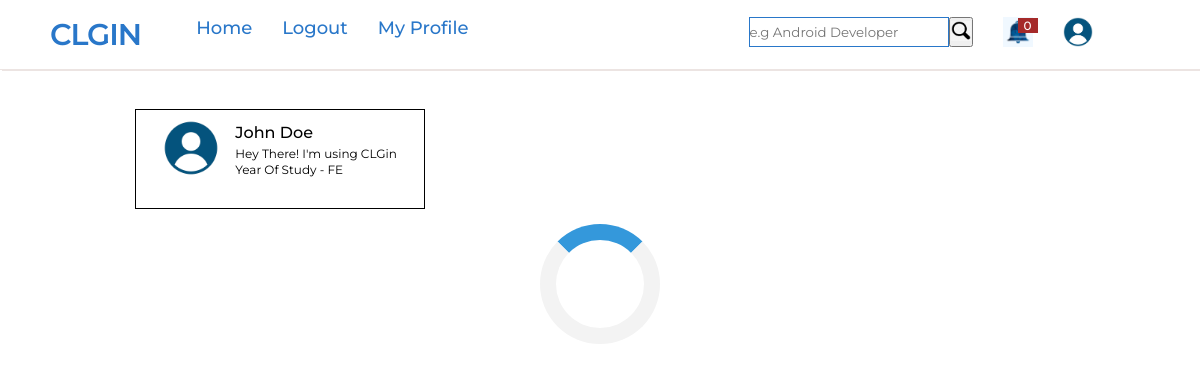
/?page=3 (signed in), run on the app's committed database.
### website/models.py (models this page shows, shortened)
class Profile(models.Model):
    objects = RandomManager()
    sno = models.IntegerField(primary_key=True)
    profile_pic = models.ImageField(default="profile-logo.png")
    slug = models.SlugField(max_length = 250, null = True, blank = True)
    name = models.CharField(max_length=255,blank=False)
    user = models.ForeignKey(User,on_delete=models.CASCADE)
    desc = models.TextField(default="Hey There! I'm using CLGin")
    linkedin = models.URLField(max_length=200,blank=True)
    fb = models.URLField(max_length=200,blank=True)
    ig = models.URLField(max_length=200,blank=True)
    phone = models.IntegerField(max_length=13,blank=True,null=True,default=9999999999)
    is_phone = models.BooleanField(blank=True,default=0)
    year = models.CharField(max_length=10,default="FE")

### website/views.py (the view)
# urls.py: path('',views.index,name='index'),
def index(request):
    if request.user.is_authenticated:
        context = {}
        profile = Profile.objects.all()
        works = work.objects.all()
        page = request.GET.get('page', 1)
        paginator = Paginator(profile, 1)
        notifications = Notification.objects.filter(user=request.user)
        notiall = Notification.objects.all()
        curr_user_profile = Profile.objects.get(user=request.user)
        count = 0
        for n in notifications:
            count+=1
        try:
            profile = paginator.page(page)
        except PageNotAnInteger:
            profile = paginator.page(1)
        except EmptyPage:
            profile = paginator.page(paginator.num_pages)
        context['profile'] = profile
        context['count'] = count
        context['notifications'] = notifications
        context['curr_user_profile'] = curr_user_profile
        return render(request, 'index.html', context)
    else:
        return render(request,'home.html')

### template/index.html (shortened to what this page needs)
{%  extends "base.html" %}
{% load static %}
{% block content %}
<link rel="stylesheet" href="{% static 'assets/css/home.css' %}">
<div class="content ">
<div class="left infinite-container">
    {% for p in profile %}
    <div class="infinite-item">
    <a href="{% url 'profile' p.user.username %}" >
    <div class="profile-one ">
        {% if p.profile_pic %}
        <div class="profile-one-image"><img src="{{p.profile_pic.url}}" alt=""></div>
        {% endif %}
        <div>
        <div class="profile-one-name">{{p.name}}</div>
        <div class="profile-one-bio">{{p.desc}}</div>
        <div class="profile-one-bio">Year Of Study - {{p.year}}</div>
        </div>
    </div>
    </a>
    </div>
    {% endfor %}
</div>
  <div class="loader" style="display: none;">
  </div>
</div>
{% endblock %}

### static/assets/css/nav.css (style rules this page uses)
* { margin: 0; padding: 0; outline: none; box-sizing: border-box; font-family: 'Montserrat', sans-serif; }
body { background: #fff; }
.content { align-items: center; display: flexbox; width:80%; margin:2% 10% 0% 10%; }

### static/assets/css/home.css (style rules this page uses)
.left { display: grid; grid-template-columns: 1fr 1fr 1fr; }
.profile-one { border:1px solid #000; min-height:100px; margin:15px; display:grid; grid-template-columns: 1fr 2fr; padding:10px; line-height: 1.6rem; }
.profile-one-image { text-align: center; }
.profile-one-image img { border-radius: 50%; width:56px; height:56px; }
.profile-one-name { font-weight: 500; }
.profile-one-bio { line-height: 1rem; font-size: 12px; }
.content a { text-decoration: none; color:#000; }

### template/index.html (style rules this page uses)
.loader { margin:auto; border: 16px solid #f3f3f3; border-radius: 50%; border-top: 16px solid #3498db; width: 120px; height: 120px; -webkit-animation: spin 2s linear infinite; animation: spin 2s linear infinite; }

### data on the page
Profile: profile_pic (picture), name "John Doe", desc "Hey There! I'm using CLGin", year "FE"

### other printed values
{{ count }} "0"
